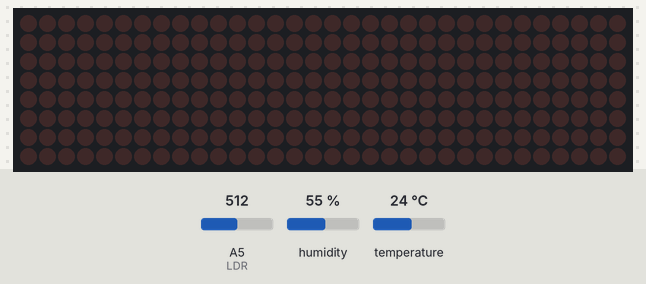
Recording of a sketch running on a simulated Arduino Uno, built with avr-gcc and run on an emulated ATmega328P. Parts: 32×8 LED matrix. The inputs (shaded band) are chosen by the test bench; at power-on: humidity 55 %, A5 (LDR) = 512, temperature 24 °C.

Above: at 1.2 s.
1.3 s: humidity set to 68 %
At 2.06 s:
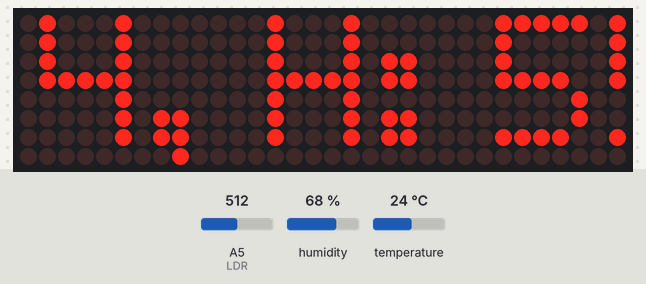
5.6 s: A5 (LDR) set to 1023
At 9.93 s:
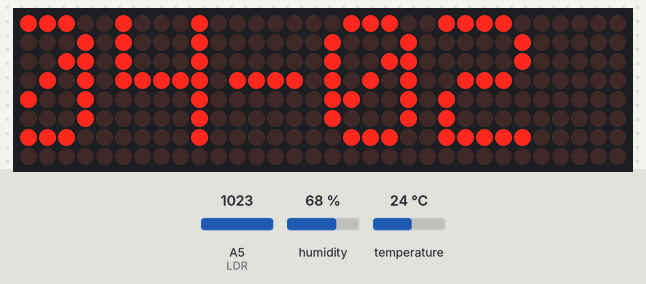

The sketch:

sketch_jun04a.ino
```cpp
#include <MD_Parola.h>
#include <MD_MAX72xx.h>
#include <SPI.h>
#include "DHT.h"


/* --------------------- DHT11 Digital Sensor --------------------- */
#define DHTPIN 2     // Digital pin connected to the DHT sensor
#define DHTTYPE DHT11   // DHT 11
DHT dht(DHTPIN, DHTTYPE);
/* --------------------- End --------------------- */

/* --------------------- LDR Sensor --------------------- */
int LDR = A5;     // Analog pin connected to the LDR sensor
int LDR_Value = 0; // the greater the intensity of light, the greater the corresponding voltage(LDR_Value) from the LDR will be
/* --------------------- End --------------------- */

/* --------------------- LED Moving Sign --------------------- */
// Define the number of devices we have in the chain and the hardware interface
// NOTE: These pin numbers will probably not work with your hardware and may
// need to be adapted
#define HARDWARE_TYPE MD_MAX72XX::FC16_HW
#define MAX_DEVICES 4
#define CLK_PIN   13
#define DATA_PIN  11
#define CS_PIN    10

// HARDWARE SPI
MD_Parola P = MD_Parola(HARDWARE_TYPE, CS_PIN, MAX_DEVICES);

uint8_t scrollSpeed = 40;    // default frame delay value
textEffect_t scrollEffect = PA_SCROLL_LEFT;
textPosition_t scrollAlign = PA_LEFT;
uint16_t scrollPause = 0; // in milliseconds

// Global message buffers shared by Serial and Scrolling functions
#define  BUF_SIZE  300
char curMessage[BUF_SIZE] = { "" };
bool newMessageAvailable = true;

// Global ...
#define  DATE_FRAME  192
char data[DATE_FRAME] = { "YYYY-MM-DD 2003-04-02" };

void setup() {
  dht.begin();
  Serial.begin(9600);

  P.begin();
  P.displayText(curMessage, scrollAlign, scrollSpeed, scrollPause, scrollEffect, scrollEffect);
}

void loop() {
  float h = dht.readHumidity();        // read humidity
  float t = dht.readTemperature();     // read temperature
  LDR_Value = analogRead(LDR);
  if (Serial.available()) {
    Serial.readBytes(data, 24);
  }

  if (P.displayAnimate())
  {
    if (newMessageAvailable)
    {
      char newMessage[BUF_SIZE] = { "T: , H: , L: " };

      // int Hour = 23, Minute = 32, Second = 43, Year = 2021, Month = 11, Day = 30;
      String message =  String(
                          "T: " + String(t, 0) + \
                          ", H: " + String(h, 0) + \
                          ", L: " + String(LDR_Value) + \
                          ", Time: " + String(data)
                        );

      message.toCharArray(newMessage, BUF_SIZE);
      strcpy(curMessage, newMessage);
      newMessageAvailable = true;
    }
    P.displayReset();
  }
}
```
